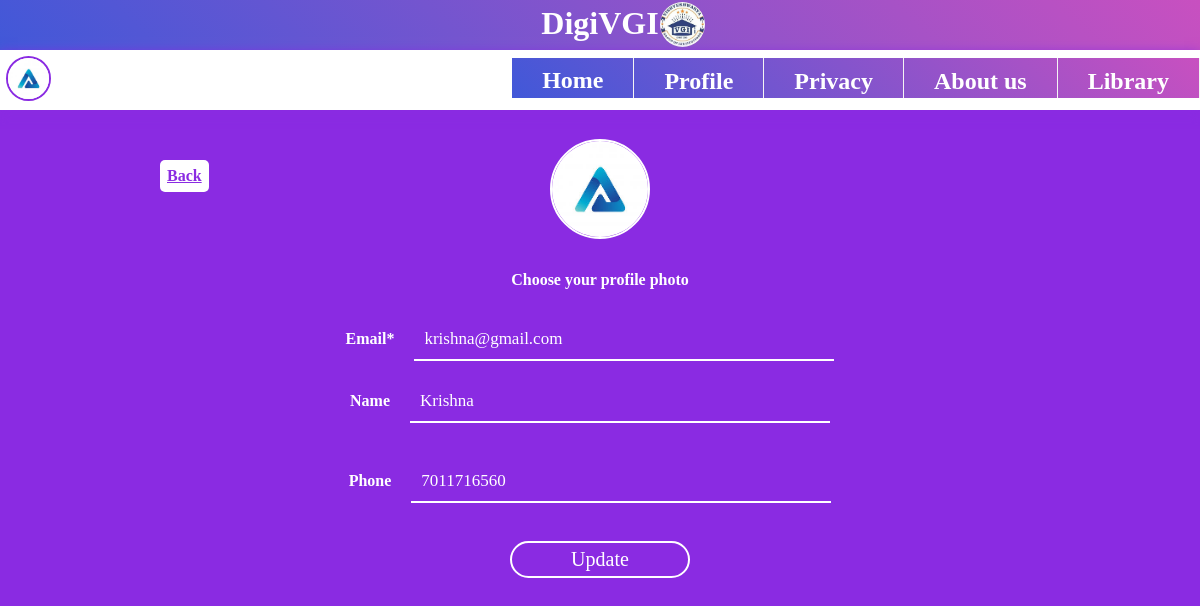
The page /facultyPortal/facultyProfile.php (signed in) on the database its author committed.
### tables this page shows
CREATE TABLE `faculty` (
  `id` int UNSIGNED NOT NULL,
  `name` varchar(50) NOT NULL,
  `phone` varchar(10) NOT NULL,
  `gender` varchar(12) NOT NULL,
  `email` varchar(50) NOT NULL,
  `password` varchar(100) NOT NULL,
  `photo` varchar(255) NOT NULL,
  `user_type` varchar(10) NOT NULL DEFAULT 'faculty',
  `isactive` varchar(10) NOT NULL
);

### facultyPortal/facultyProfile.php (the view, shortened to what this page needs)
<?php
require('../adminstrative/config.php');
$username = $_SESSION['username_faculty'];
$query = "SELECT * FROM `faculty` WHERE `email`='$username'";
$result  = mysqli_query($conn,$query);
if(mysqli_num_rows($result)==1){
    $row = mysqli_fetch_assoc($result);
    $photo = $row['photo'];
    $name = $row['name'];
    $phone = $row['phone'];
}
require('header.php');
?>
<!DOCTYPE html>
<html>
<head>
    <link rel="stylesheet" href="../digivgi_styles.css">
</head>
<body class="profile_bg">
    <div style="margin-top:60px;background:none;height:1px;"></div>
    <div class="update_profile">
        <a href="index.php" class="back_btn">Back</a>
        <br>
        <img id="output" src="../directorPortal/<?php echo $photo; ?>"><br>
            ?><br>
        <form method="POST" action="<?php echo htmlspecialchars($_SERVER['PHP_SELF']);?>" enctype="multipart/form-data" >
            <div class="label" style="margin:10px auto 20px;">
                <label for="file">Choose your profile photo</label>
            </div>
            <label>Email*<input type="text" readonly value="<?php echo $email; ?>"></label><br>
            <label>Name<input type="text" name="name" value="<?php echo $name;?>"></label><br>
            ?><br>
            <label>Phone<input type="text" name="phone" value="<?php echo $phone;?>" maxlength="10" minlength="10" placeholder="Phone no."></label><br>
            ?><br>
            <input type="submit" value="Update" name="update">
        </form>
    </div>
</body>
</html>

### facultyPortal/header.php (shortened to what this page needs)
<?php
  require('../adminstrative/config.php');
?>
<!DOCTYPE html>
<html lang="en">
<head>
    <link rel="stylesheet" href="../digivgi_styles.css">
</head>
<body>
    <?php
    $email = $_SESSION['username_faculty'];
    $query = "SELECT `name`,`photo` FROM `faculty` WHERE email='$email'";
    $result = mysqli_query($conn,$query);
    $row = mysqli_fetch_assoc($result);
    ?>
    <div class="logo-for-lap">
        <h1>DigiVGI</h1>
        <img src="..\adminstrative\vgi-logo.jpg" alt="Not Found">
    </div>
    <header class="header">
        <div class="dropdown">
            <div class="profile"><img src="../directorPortal/<?php echo $row['photo']; ?>" alt="Not Found"></div>
        </div>
        <ul class="menu">
            <li><a href="index.php">Home</a></li>
            <li><a href="facultyProfile.php">Profile</a></li>
            <li><a href="facultyPrivacy.php">Privacy</a></li>
            <li><a href="about.php">About us</a></li>
            <li><a href="#">Library</a></li>
        </ul>
    </header>
</body>
</html>

### digivgi_styles.css (style rules this page uses)
:root { --theme:linear-gradient(-135deg,#c850c0,#4158d8); }
* { margin: 0; padding: 0; box-sizing: border-box; font-family:Georgia, 'Times New Roman', Times, serif; }
.header { background-color: white; box-shadow: 0px 3px 11px blueviolet; position:fixed; top: 0; text-align: center; width: 100%; height: 60px; z-index: 900; transition: top 1s ease-out; }
.header a { color:var(--myprimary); }
.header ul { text-align: center; margin-top: 8px; padding: 0; list-style: none; overflow: hidden; background-color: #fff; }
.header li { color: white; padding: 10px 0px; border-right: 1px solid #f4f4f4; text-decoration: none; }
.header li a { display: inline-block; color: white; text-decoration: none; padding: 10px 40px; font-size: x-large; }
.header li:first-child { padding-top:30px; }
.header .profile img { float: left; width: 45px; height: 45px; margin: 6px; border: 2px solid blueviolet; border-radius: 50%; }
div.logo-for-lap { display: none; }
div.logo-for-lap h1 { color: white; display: inline-block; margin-top: 5px; }
div.logo-for-lap img { position: absolute; top: 2px; left: 55%; width: 45px; height: 45px; border-radius: 50%; }
.header .menu { clear: both; height: 0; background:var(--theme); transition: height .5s ease-out; }
@media (min-width:620px) { .header { top: 50px; } }
@media (min-width:620px) { div.logo-for-lap { display: block; position: fixed; top: 0; z-index: 50; width: 100%; background:var(--theme); height:50px; text-align:center; } }
@media (min-width:620px) { .header li { float: left; font-size: 20px; font-weight: bold; } }
@media (min-width:620px) { .header li a { display: initial; padding: 10px 30px; } }
@media (min-width:620px) { .header li:first-child { padding-top: 9px; } }
@media (min-width:620px) { .header .menu { clear: none; float: right; height: 40px; } }
.dropdown { position: relative; }
.profile_bg { background:blueviolet; }
.update_profile { text-align: center; margin-top: 5%; }
.update_profile { cursor: pointer; color:white; font-weight:bold; font-size: 16px; }
.update_profile img { width: 100px; height: 100px; border-radius: 50%; border: 2px solid white; }
.update_profile input { width: 70%; font-size: 17px; color: white; padding: 10px; margin: 10px 20px; border:none; outline: none; border-bottom: 2px solid white; background: none; }
.update_profile input[type="submit"] { width: 40%; font-size: 20px; padding: 5px; background: none; border: 2px solid white; border-radius: 20px; outline: none; }
.update_profile .back_btn { position: fixed; left: 10px; font-weight: bold; font-size: medium; padding: 7px; border: none; border-radius: 5px; outline: none; color:blueviolet; background:white; }
@media (min-width:620px) { .update_profile input { width: 35%; } }
@media (min-width:620px) { .update_profile input[type="submit"] { width: 15%; } }
@media (min-width:620px) { .update_profile .back_btn { left: 10em; top: 20vh; } }

### rows shown on the page
faculty: photo (picture), name "Krishna", phone "7011716560"
